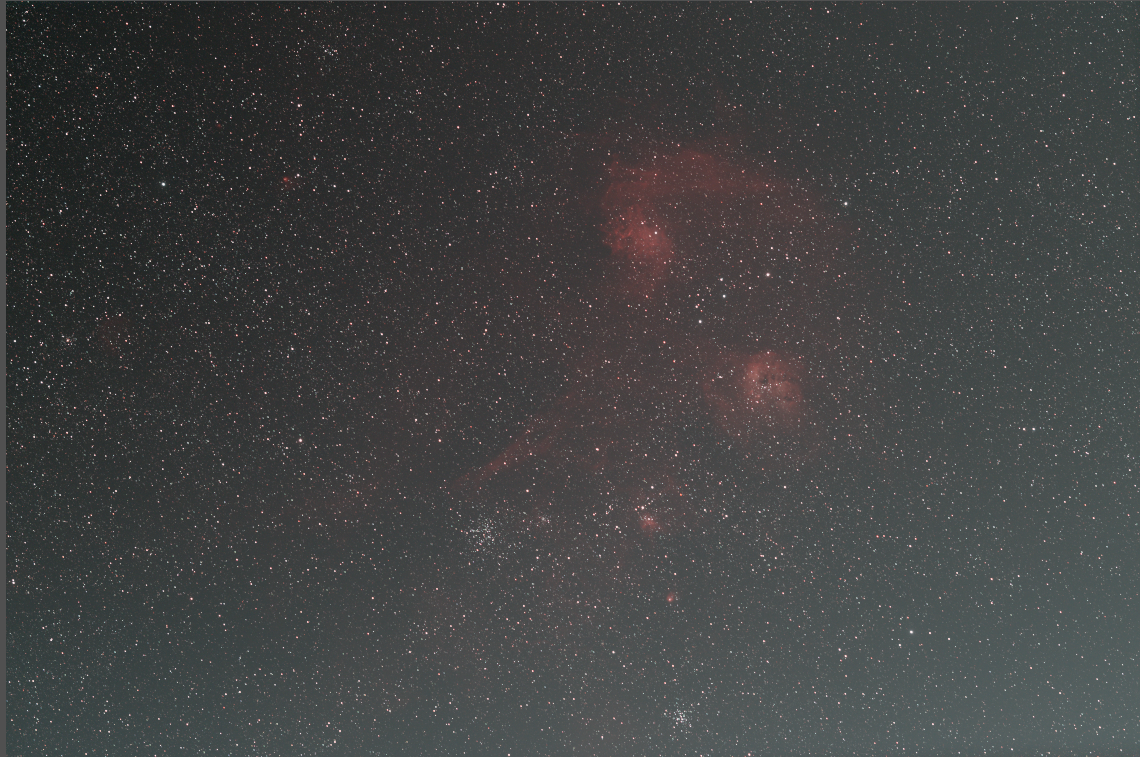
#> input picture images/unknown (1).png, 1140 x 757 px, found by its file name
$ python lineaire.py
#> lines starting #> are read from the running program, lines starting #| are printed output that depends on the picture; after the words box and inside, x2 and y2 are one past the last pixel; in counts of white or black regions, pixels touching at a corner belong together
#> further down, image_color is the input picture: shape (757, 1140, 3); mean B, G, R 66, 66.1, 65.2
import cv2
import numpy as np

def remove_light_pollution(image_color, image_gray, num_columns, threshold):
#> called with num_columns = 1, threshold = 128
    height, width, _ = image_color.shape
#> height = 757; width = 1140

    # Find the point without stars on the left side of the grayscale image
    for x in range(num_columns):
        for y in range(height):
            if np.any(image_gray[y, x] <= threshold):
                left_x = x
                break
        if left_x is not None:
            break

    # Find the point without stars at the 1/3 of the grayscale image
    one_third_x = width // 3
#> one_third_x = 380
    for y in range(height):
        if np.any(image_gray[y, one_third_x] <= threshold):
            break

    # Find the point without stars at the 2/3 of the grayscale image
    two_thirds_x = 2 * (width // 3)
#> two_thirds_x = 760
    for y in range(height):
        if np.any(image_gray[y, two_thirds_x] <= threshold):
            break

    # Find the point without stars on the right side of the grayscale image
    for x in range(width - 1, width - num_columns - 1, -1):
        for y in range(height):
            if np.any(image_gray[y, x] <= threshold):
                right_x = x
                break
        if right_x is not None:
            break

    if left_x is not None and right_x is not None:
        # Get the colors of the left, 1/3, 2/3, and right pixels in the color image
        color_pixel_left = image_color[0, left_x]
#> color_pixel_left = [80, 80, 80]
        color_pixel_one_third = image_color[0, one_third_x]
#> color_pixel_one_third = [80, 80, 80]
        color_pixel_two_thirds = image_color[0, two_thirds_x]
#> color_pixel_two_thirds = [80, 80, 80]
        color_pixel_right = image_color[0, right_x]
#> color_pixel_right = [80, 80, 80]

        # Generate a horizontal linear gradient using the four color points
        gradient_linear = np.zeros((height, width, 3), dtype=np.uint8)

        for x in range(width):
            for y in range(height):
                if x <= one_third_x:
                    ratio = (x - left_x) / (one_third_x - left_x)
                    interpolated_color = (1 - ratio) * color_pixel_left + ratio * color_pixel_one_third
                elif x <= two_thirds_x:
                    ratio = (x - one_third_x) / (two_thirds_x - one_third_x)
                    interpolated_color = (1 - ratio) * color_pixel_one_third + ratio * color_pixel_two_thirds
                else:
                    ratio = (x - two_thirds_x) / (right_x - two_thirds_x)
                    interpolated_color = (1 - ratio) * color_pixel_two_thirds + ratio * color_pixel_right
                gradient_linear[y, x] = interpolated_color
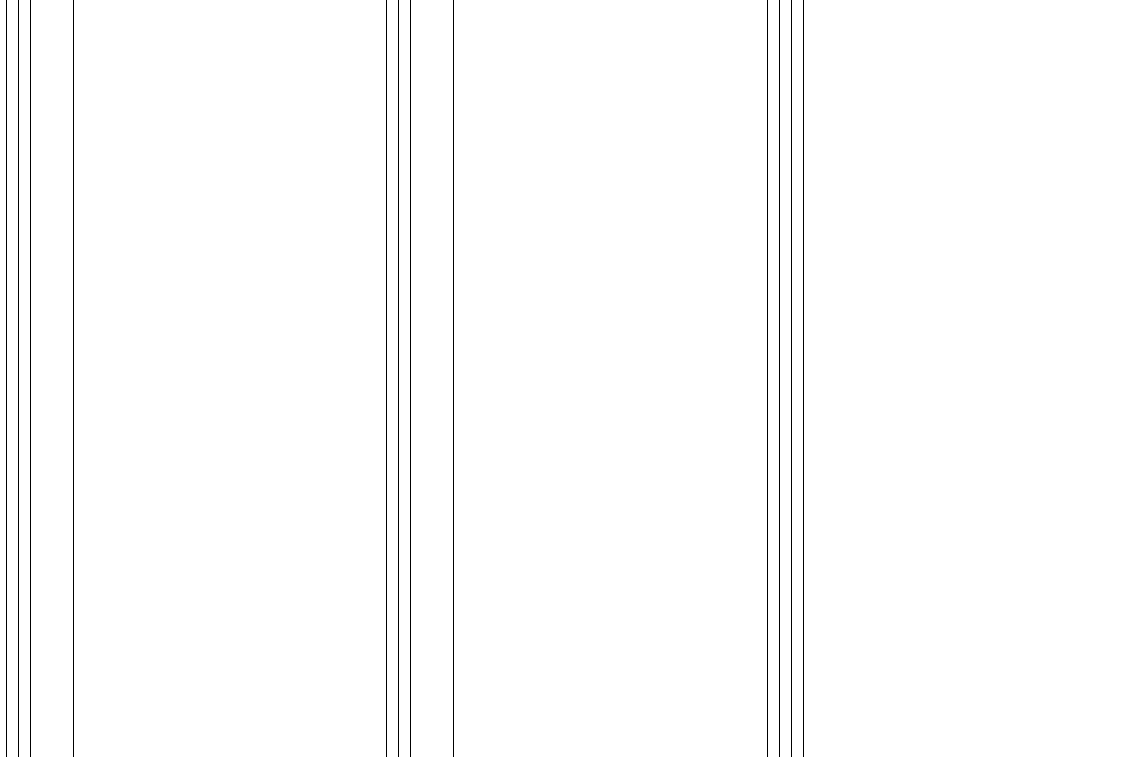
#> gradient_linear: shape (757, 1140, 3); values 79 (black) and 80 (white), 98.9% white; black in thin lines or dots, all inside (x1, y1, x2, y2) = (6, 0, 804, 757)

        # Subtract the linear gradient from the color image
        image_depolluted = cv2.subtract(image_color, gradient_linear)
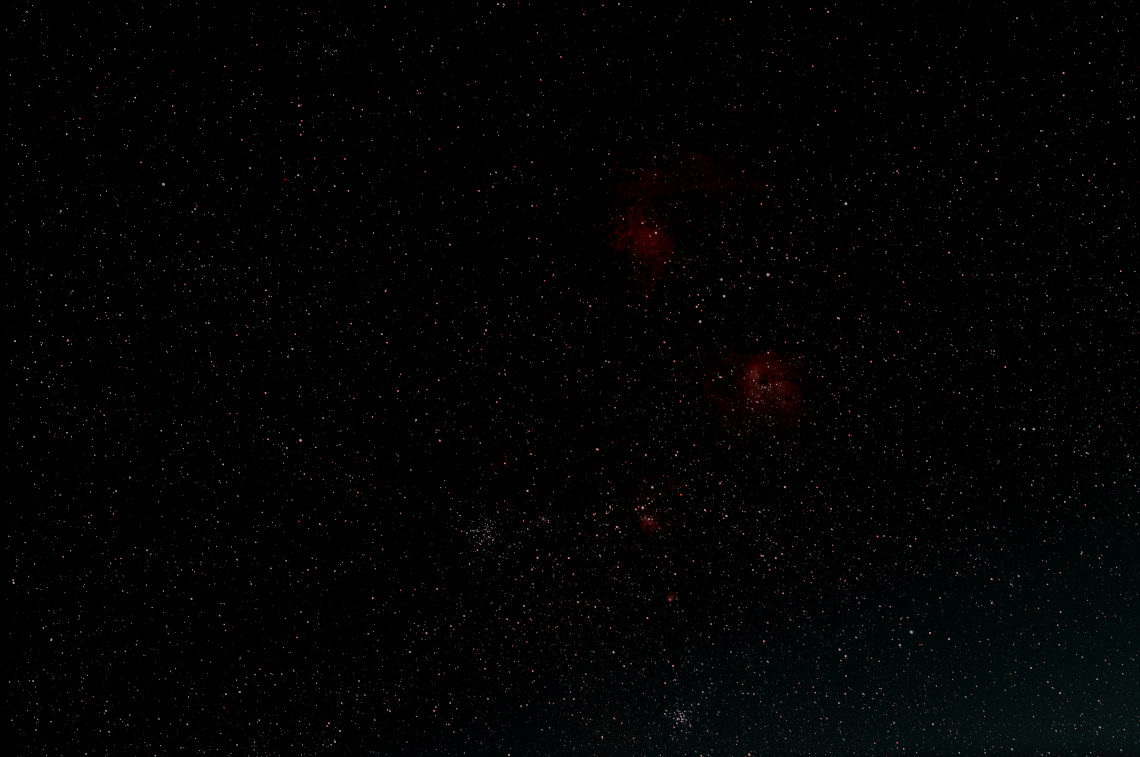
#> image_depolluted: shape (757, 1140, 3); mean B, G, R 2.3, 2.4, 2.3

        return image_depolluted, gradient_linear # Return the depolluted image with the gradient linear
    else:
        print("No point without stars found.")
        return image_color  # Return the original image


# Load the color image
image_color = cv2.imread('images/unknown (1).png')

# Load the grayscale image
image_gray = cv2.cvtColor(image_color, cv2.COLOR_BGR2GRAY)

# Check if the images were loaded successfully
if image_gray is None or image_color is None:
    print("Failed to load one or more images.")
else:
    num_columns_to_check = 1
    threshold_value = 128

    depolluted_image, gradient_linear = remove_light_pollution(image_color, image_gray, num_columns_to_check, threshold_value)

    cv2.imwrite('Processed_Image.png', depolluted_image)
    cv2.imwrite('Gradient_Linear.png', gradient_linear)

$ run again, with images/unknown (2).png copied over images/unknown (1).png
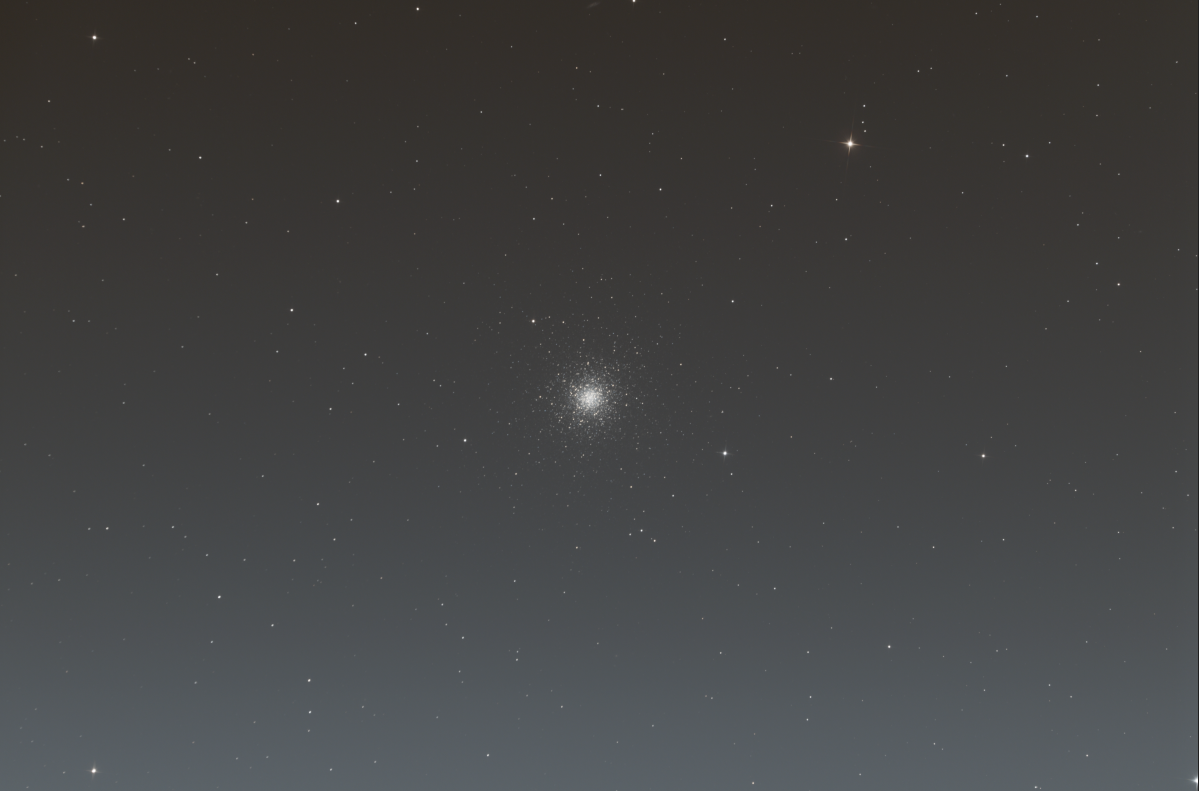
#> input picture images/unknown (2).png, 1199 x 791 px, found by its file name
#> image_color is the input picture: shape (791, 1199, 3); mean B, G, R 66.7, 66.6, 66.2
#> color_pixel_left = [35, 43, 47]
#> color_pixel_one_third = [41, 44, 49]
#> color_pixel_two_thirds = [40, 46, 51]
#> color_pixel_right = [32, 32, 32]
#> after the loop in remove_light_pollution, `for x in range(width):`:
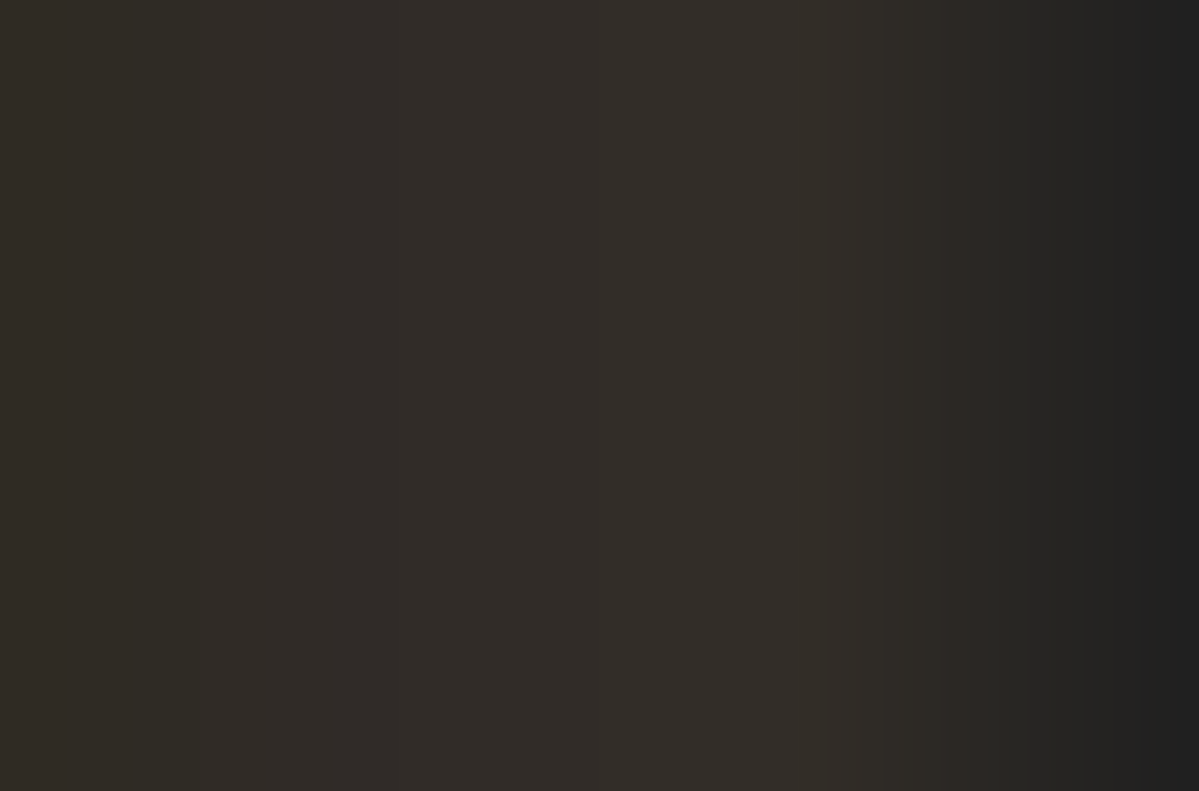
#> gradient_linear: shape (791, 1199, 3); mean of channels 0, 1, 2 37.7, 42, 46; drawn as B, G, R
#> in remove_light_pollution, `image_depolluted = cv2.subtract(image_color, gradient_linear)`:
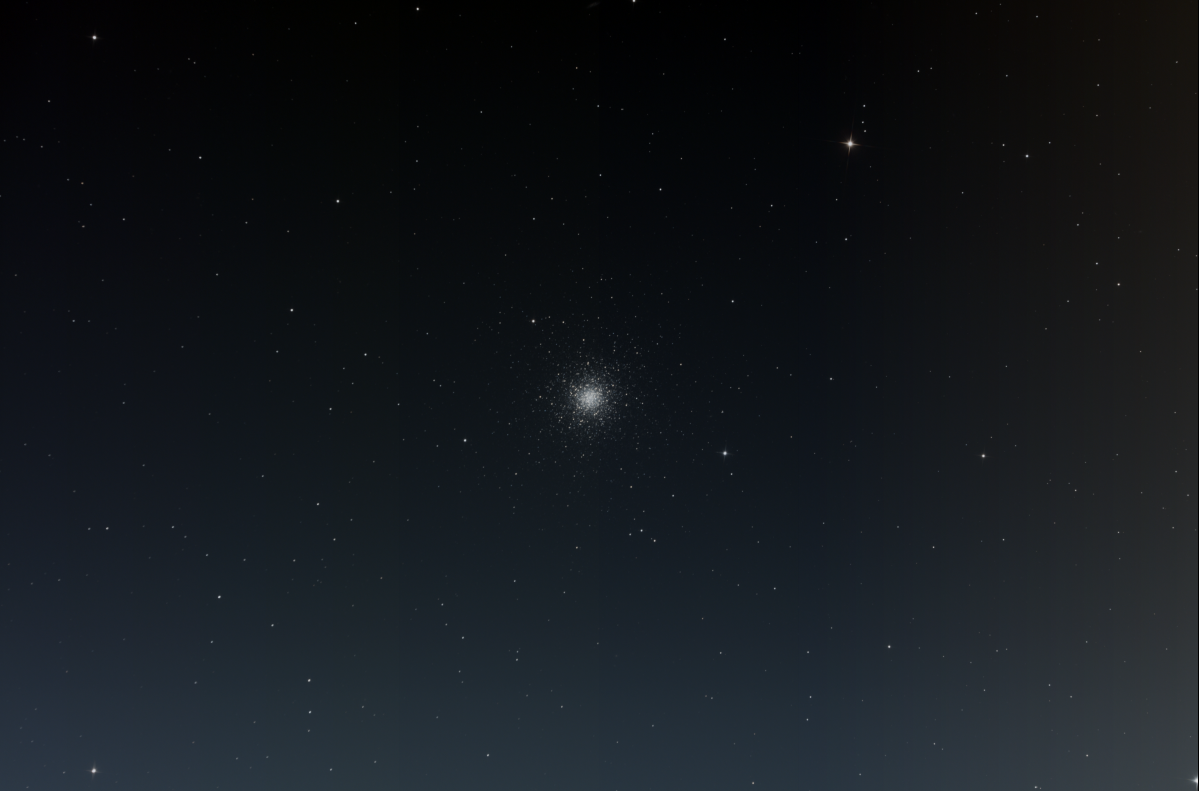
#> image_depolluted: shape (791, 1199, 3); mean B, G, R 29, 24.6, 20.2
